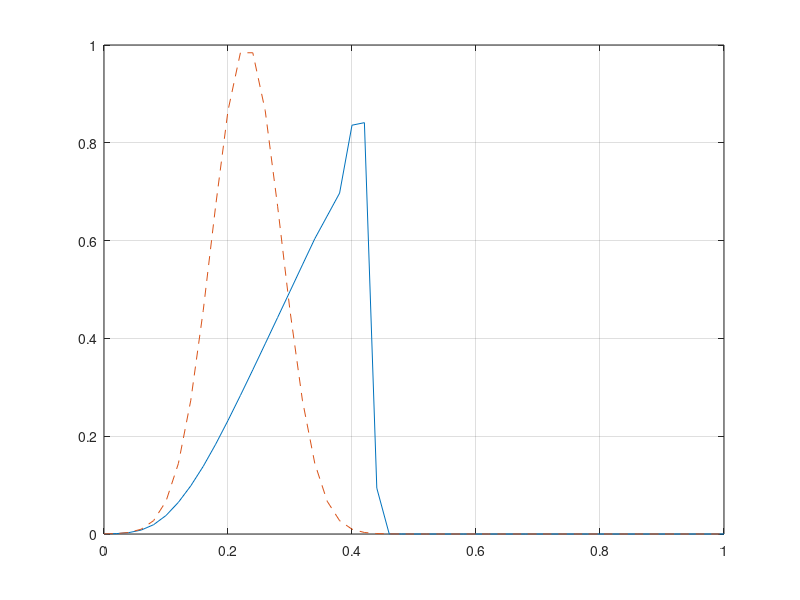

Recreate this plot in MATLAB.
%lax Wendoff scheme of conservation law
%input
deltaX=0.02;t=0.3;
%exact solution
y=@(x,t)x-t./(1+x.^2);
%function
deltaT=deltaX;
mu=deltaT./deltaX;
%a(x,t)
a=@(x,t)(1+x^2)/(1+2*x*t+2*x^2+x^4);
%region
N=round(t./deltaT);
M=round(1./deltaX)+1;
U=zeros(N,M);
F=zeros(N,M);
%initial condition
g=@(x)exp(-10*(4*x-1)^2);
for i=1:M
    U(1,i)=g(i*deltaX);
end
for j=2:N
    for k=1:M
        F(j-1,k)=0.5*U(j-1,k)^2;
    end
    for i=2:(M-1)        
        A1=0.5*(U(j-1,i)+U(j-1,i+1));
        A2=0.5*(U(j-1,i)+U(j-1,i-1));
        U(j,i)=U(j-1,i)-0.5*mu*((1-A1*mu)*(F(j-1,i+1)-F(j-1,i))+(1+A2*mu)*(F(j-1,i)-F(j-1,i-1)));
    end
end
xx=0:deltaX:1;
plot(xx,U(N,:))
hold on;
yy=y(xx,N*deltaT);
U_exact=zeros(1,M);
for k=1:M
    U_exact(k)=g(k*deltaX);
end
plot(xx,U_exact,'--')
grid on;